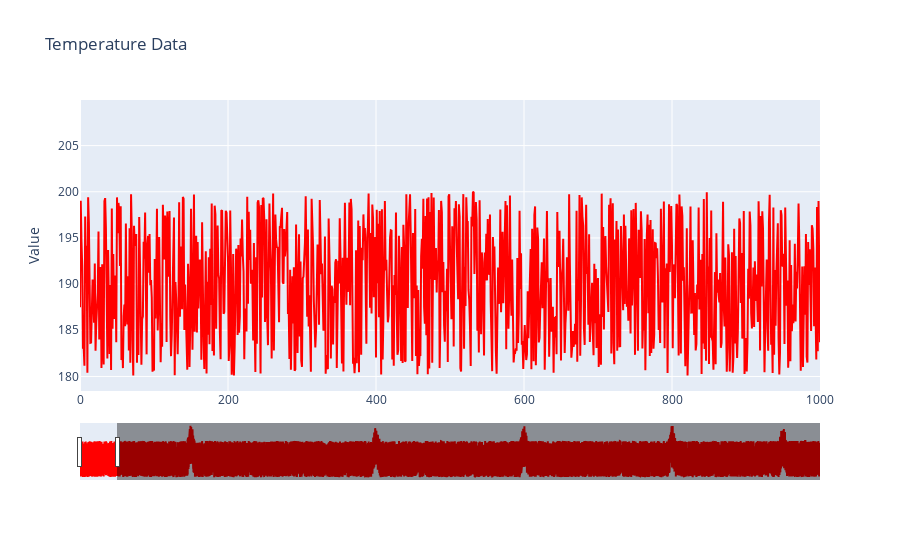

The cell this chart's notebook holds for it:
### Code cell
import plotly.graph_objects as go

# Create a function to generate the interactive chart with left-right scroll
def plot_scroll_chart():
    fig = go.Figure()

    # Add traces for temperature, pressure, and vibration
    fig.add_trace(go.Scatter(x=data.index, y=data['temperature'], name='Temperature', line=dict(color='red')))

    # Customize the layout
    fig.update_layout(
        title='Temperature Data',
        xaxis=dict(
            rangeslider=dict(visible=True),  # Add a rangeslider for scrolling
            type='linear'
        ),
        yaxis=dict(title='Value'),
        legend=dict(orientation='h', yanchor='bottom', xanchor='right', y=1.02, x=1)
    )

    # Set the initial range to display 1000 records per 100 pixels
    fig.update_xaxes(range=[0, 1000])

    # Show the chart
    fig.show()

# Call the function to create the chart
plot_scroll_chart()

### Figure 1 — Plotly figure (JSON) as saved in the notebook; plotly's stock layout.template omitted (floating-point values rounded to 4 significant figures; data arrays with more than 128 entries replaced by an {"elided": "..."} marker saying what was removed)
{"data": [{"line": {"color": "red"}, "name": "Temperature", "type": "scatter", "x": {"elided": "20000 int values"}, "y": {"elided": "20000 float values"}}], "layout": {"legend": {"orientation": "h", "x": 1, "xanchor": "right", "y": 1.02, "yanchor": "bottom"}, "title": {"text": "Temperature Data"}, "xaxis": {"range": [0, 1000], "rangeslider": {"visible": true}, "type": "linear"}, "yaxis": {"title": {"text": "Value"}}}}
